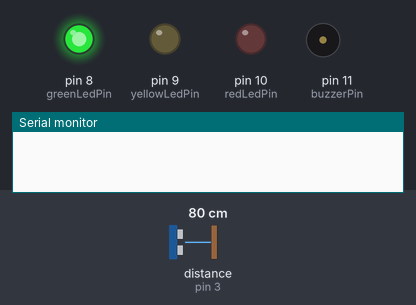
Bench run of a sketch on a simulated Arduino Uno, built with avr-gcc and run on an emulated ATmega328P. Shown: output pins drawn as LEDs (lit = HIGH), buzzer (waves = sounding, pin HIGH), the last lines printed to the serial monitor. Wiring (inferred from the names in the program): ultrasonic range finder: trigger pin 2; echo pin 3. Inputs (shaded band) come from the test bench; at power-on: distance to the obstacle (sensor on pin 3) 80 cm. The echo pulse lasts 58.3 µs per cm; pins used as bus, display or sensor lines are not drawn.

Above: at 1.4 s.
1.5 s: distance to the obstacle (sensor on pin 3) set to 17 cm
At 2.65 s:
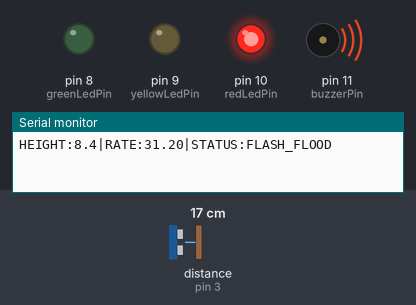
4.3 s: distance to the obstacle (sensor on pin 3) set to 13 cm
At 5.3 s:
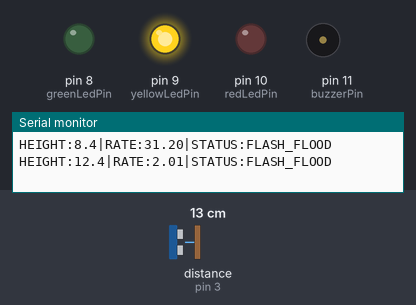
Timing chart, 0 to 7.3 s (numbered marks = the images above; inputs shaded):
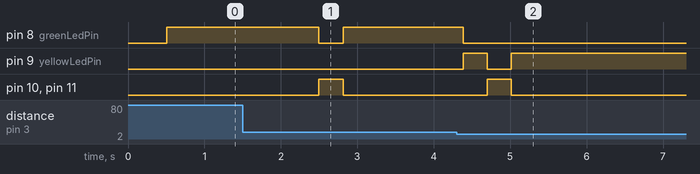

The sketch:

flood-monitoring.ino
```cpp
// Pin Definitions
const int trigPin = 2;
const int echoPin = 3;

const int greenLedPin = 8;
const int yellowLedPin = 9;
const int redLedPin = 10;
const int buzzerPin = 11;

// CONTAINER & THRESHOLD SETTINGS (25 cm Container)
const float CONTAINER_DEPTH = 25.0;
const float WARNING_HEIGHT = 10.0;
const float DANGER_HEIGHT = 18.0;
const float FLASH_FLOOD_RATE = 1.5;   // Trigger threshold for rapid rise

float previousWaterHeight = 0.0;
unsigned long previousMillis = 0;
const long interval = 2000; // Increased to 2 seconds for a smoother rate window

void setup() {
  Serial.begin(9600);
  pinMode(trigPin, OUTPUT);
  pinMode(echoPin, INPUT);
  pinMode(greenLedPin, OUTPUT);
  pinMode(yellowLedPin, OUTPUT);
  pinMode(redLedPin, OUTPUT);
  pinMode(buzzerPin, OUTPUT);

  // Initialize baseline height
  previousWaterHeight = CONTAINER_DEPTH - getAveragedDistance();
}

void loop() {
  unsigned long currentMillis = millis();

  // Get a heavily smoothed distance reading using multiple samples
  float currentDistance = getAveragedDistance();
  float waterHeight = CONTAINER_DEPTH - currentDistance;
  if (waterHeight < 0) waterHeight = 0;
  if (waterHeight > CONTAINER_DEPTH) waterHeight = CONTAINER_DEPTH;

  float rateOfRise = 0;

  // Calculate rate of rise every 2 seconds
  if (currentMillis - previousMillis >= interval) {
    float timeSeconds = interval / 1000.0;
    rateOfRise = (waterHeight - previousWaterHeight) / timeSeconds;

    // --- DEADBAND FILTER ---
    // Ignore tiny micro-jitters between -0.4 and +0.4 cm/s, force them to 0.00
    if (rateOfRise > -0.4 && rateOfRise < 0.4) {
      rateOfRise = 0.0;
    }

    previousWaterHeight = waterHeight;
    previousMillis = currentMillis;

    // Determine current alert state
    String status = "SAFE";
    if (rateOfRise >= FLASH_FLOOD_RATE) {
      status = "FLASH_FLOOD";
    } else if (waterHeight >= DANGER_HEIGHT) {
      status = "DANGER";
    } else if (waterHeight >= WARNING_HEIGHT) {
      status = "WARNING";
    }

    // Output formatted string for the Chrome Web Dashboard
    Serial.print("HEIGHT:");
    Serial.print(waterHeight, 1);
    Serial.print("|RATE:");
    Serial.print(rateOfRise, 2);
    Serial.print("|STATUS:");
    Serial.println(status);
  }

  // Local Physical Warning Execution
  digitalWrite(greenLedPin, LOW);
  digitalWrite(yellowLedPin, LOW);
  digitalWrite(redLedPin, LOW);
  digitalWrite(buzzerPin, LOW);

  if (waterHeight >= DANGER_HEIGHT || rateOfRise >= FLASH_FLOOD_RATE) {
    digitalWrite(redLedPin, HIGH);
    digitalWrite(buzzerPin, HIGH);
  } else if (waterHeight >= WARNING_HEIGHT) {
    digitalWrite(yellowLedPin, HIGH);
  } else {
    digitalWrite(greenLedPin, HIGH);
  }

  delay(100);
}

// Function that takes 10 rapid samples and averages them to kill sensor noise
float getAveragedDistance() {
  float sum = 0;
  int validSamples = 0;

  for (int i = 0; i < 10; i++) {
    digitalWrite(trigPin, LOW);
    delayMicroseconds(2);
    digitalWrite(trigPin, HIGH);
    delayMicroseconds(10);
    digitalWrite(trigPin, LOW);

    long duration = pulseIn(echoPin, HIGH, 30000);
    if (duration > 0) {
      sum += (duration * 0.034 / 2);
      validSamples++;
    }
    delay(20); // Small pause between internal samples
  }

  if (validSamples > 0) {
    return sum / validSamples;
  }
  return CONTAINER_DEPTH; // Fallback
}
```

Measured:
- the behaviour switches between 16 and 15 cm on distance to the obstacle (sensor on pin 3) (found by bisection; images 1 and 2)
- after the input at 4.3 s, pin 8 (greenLedPin): HIGH → LOW after 0.09 s; pin 9 (yellowLedPin): LOW → HIGH after 0.09 s, → LOW 0.31 s later, → HIGH 0.31 s later; pin 10 (redLedPin), pin 11 (buzzerPin): LOW → HIGH after 0.40 s, → LOW 0.31 s later
